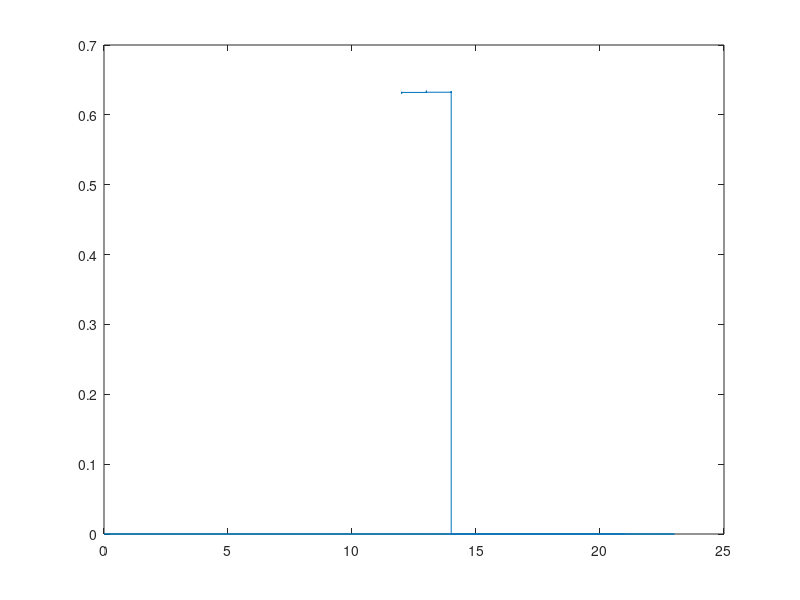

Here is the MATLAB script that generated this plot:
%% data input- this recieves the inout from the data source. IN this case we will be using historical data from a csv. 
% i will write the code to use both csvread and xlsreae and then test which
% one is faster.

time=xlsread('Data.csv','B2:B2001');
open=xlsread('Data.csv','D2:D2001');
close=xlsread('Data.csv','F2:F2001');

closingsize=size(close,1);

%% Plot original data 

plot(time,close)


%% Do reversal amount
reversal= input('reversal amount')



%%%% This file is to plot the support and resistances in the data and then
%%%% predict the future trend based on elliot wave theory. The current
%%%% value is checked against the last support or resistance to see if it
%%%% has broken resistnace or fallen from support.






%% defining resistance --possible resitance will be held in a circular
%%buffer of previous inputs


n=3;
pivot=zeros([closingsize 1]);
x=zeros(20,1); %circular buffer
support=zeros([closingsize 1]);
resistance=zeros([closingsize 1]);
i=1;
c=1;
p=1;
while  n <= (closingsize-6) 


    
if close(n) < close(n-1) && close(n) < close(n+1)
     pivot(p) = close(n);
     p=p+1;
end


    if pivot(p) > (support(i) + reversal) && pivot(p) > (close(n) + reversal)
        resistance(c) = pivot(p);
        c=c+1;
    end

    
%% Defining support 


    if pivot(p) < (resistance(c) + reversal) && pivot(p) < (close(n) + reversal)
        
        support(i) = pivot(p);
      i=i+1;
   
    end

    
    n = n+1;
    
end

support 
resistance

plot(time,pivot)




 

